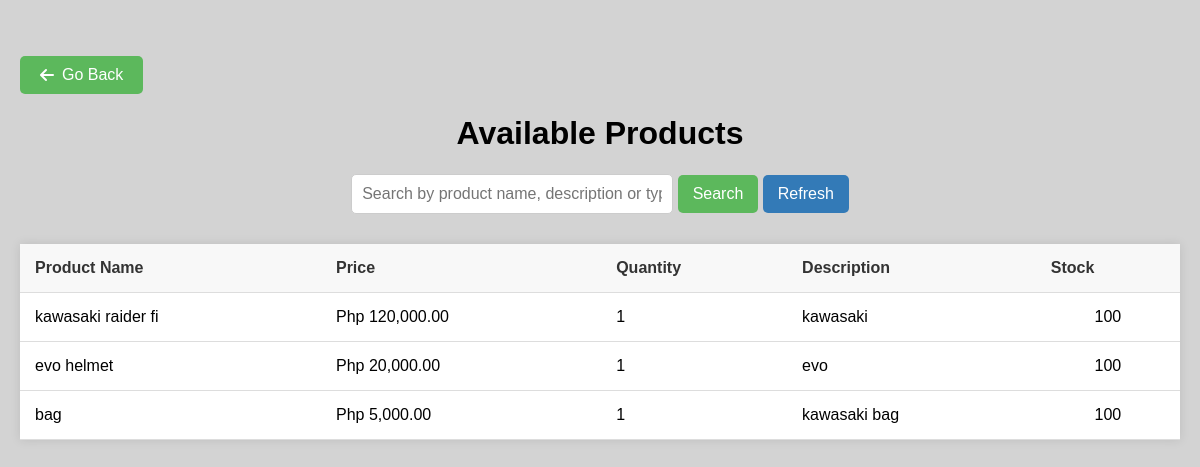
The page /branch1/view_products.php on the database its author committed.
### tables this page shows
CREATE TABLE `products` (
  `id` int(11) NOT NULL,
  `product_name` varchar(255) NOT NULL,
  `price` decimal(10,2) NOT NULL,
  `quantity` int(11) NOT NULL,
  `brand` varchar(255) DEFAULT NULL,
  `stock` int(11) NOT NULL,
  `categories` varchar(255) NOT NULL,
  `created_at` timestamp NOT NULL DEFAULT current_timestamp()
);

### branch1/view_products.php (the view, shortened to what this page needs)
<?php
require '../db.php';
$search = '';
if ($search) {
    if (strtolower($search) == 'lowstocks') {
        $stmt = $db->prepare("SELECT * FROM products WHERE stock < 10");
        $stmt->execute();
    } else {
        $stmt = $db->prepare("SELECT * FROM products WHERE product_name LIKE ? OR brand LIKE ?");
        $stmt->execute(['%' . $search . '%', '%' . $search . '%']);
    }
    $products = $stmt->fetchAll();
} else {
    $products = $db->query("SELECT * FROM products")->fetchAll();
}
?>
<!DOCTYPE html>
<html lang="en">
<head>
    <link rel="stylesheet" href="https://cdnjs.cloudflare.com/ajax/libs/font-awesome/6.0.0-beta3/css/all.min.css">
</head>
<body>
    <div><br><br>
    <a href="dashboard.php" class="go-back-button">
        <i class="fas fa-arrow-left"></i> Go Back
    </a>
    </div>
    <h1>Available Products</h1>
    <form method="GET">
        <input type="text" name="search" placeholder="Search by product name, description or type 'Low Stocks'" value="<?php echo htmlspecialchars($search); ?>">
        <input type="submit" value="Search">
        <a href="<?php echo $_SERVER['PHP_SELF']; ?>"><button type="button">Refresh</button></a>
    </form>
    <table>
        <tr>
            <th>Product Name</th>
            <th>Price</th>
            <th>Quantity</th>
            <th>Description</th>
            <th>Stock</th>
        </tr>
        <?php foreach ($products as $product): ?>
        <tr>
            <td><?php echo htmlspecialchars($product['product_name']); ?></td>
            <td>Php <?php echo number_format($product['price'], 2); ?></td>
            <td><?php echo htmlspecialchars($product['quantity']); ?></td>
            <td><?php echo htmlspecialchars($product['brand']); ?></td>
            <td class="<?php echo $product['stock'] < 10 ? 'low-stock' : ''; ?>">
                <?php echo htmlspecialchars($product['stock']); ?> <?php echo $product['stock'] < 10 ? '(Low Stock)' : ''; ?>
            </td>
        </tr>
        <?php endforeach; ?>
    </table>
</body>
</html>

### branch1/view_products.php (style rules this page uses)
body { font-family: Arial, sans-serif; background-color: lightgrey; margin: 0; padding: 20px; }
h1 { color: black; text-align: center; }
form { text-align: center; margin-bottom: 30px; }
input[type="text"] { padding: 10px; width: 300px; border: 1px solid #ccc; border-radius: 5px; font-size: 16px; }
input[type="submit"], button { padding: 10px 15px; background-color: #5cb85c; color: white; border: none; border-radius: 5px; cursor: pointer; font-size: 16px; }
button { background-color: #337ab7; }
table { width: 100%; border-collapse: collapse; margin-top: 20px; background-color: white; box-shadow: 0 0 10px rgba(0, 0, 0, 0.1); }
th, td { padding: 15px; text-align: left; border-bottom: 1px solid #ddd; }
th { background-color: #f8f8f8; color: #333; font-weight: bold; }
td:last-child { text-align: center; }
.go-back-button { display: inline-flex; align-items: center; text-decoration: none; background-color: #5cb85c; color: white; padding: 10px 20px; border-radius: 5px; font-size: 16px; transition: background-color 0.3s ease; }
.go-back-button i { margin-right: 8px; }

### rows shown on the page
products: product_name "kawasaki raider fi", price "120,000.00", quantity "1", brand "kawasaki", stock "100"
products: product_name "evo helmet", price "20,000.00", quantity "1", brand "evo", stock "100"
products: product_name "bag", price "5,000.00", quantity "1", brand "kawasaki bag", stock "100"
